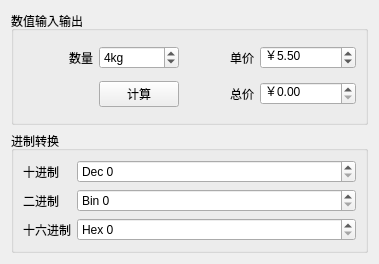
<?xml version="1.0" encoding="UTF-8"?>
<ui version="4.0">
 <class>Widget</class>
 <widget class="QWidget" name="Widget">
  <property name="geometry">
   <rect>
    <x>0</x>
    <y>0</y>
    <width>379</width>
    <height>264</height>
   </rect>
  </property>
  <property name="windowTitle">
   <string>Widget</string>
  </property>
  <layout class="QVBoxLayout" name="verticalLayout">
   <item>
    <widget class="QGroupBox" name="groupBox">
     <property name="title">
      <string>数值输入输出</string>
     </property>
     <layout class="QGridLayout" name="gridLayout">
      <item row="0" column="0">
       <widget class="QLabel" name="label">
        <property name="text">
         <string>数量</string>
        </property>
        <property name="alignment">
         <set>Qt::AlignRight|Qt::AlignTrailing|Qt::AlignVCenter</set>
        </property>
       </widget>
      </item>
      <item row="0" column="1">
       <widget class="QSpinBox" name="spinBox">
        <property name="suffix">
         <string>kg</string>
        </property>
        <property name="value">
         <number>4</number>
        </property>
       </widget>
      </item>
      <item row="0" column="2">
       <widget class="QLabel" name="label_2">
        <property name="text">
         <string>单价</string>
        </property>
        <property name="alignment">
         <set>Qt::AlignRight|Qt::AlignTrailing|Qt::AlignVCenter</set>
        </property>
       </widget>
      </item>
      <item row="0" column="3">
       <widget class="QDoubleSpinBox" name="doubleSpinBox">
        <property name="prefix">
         <string>￥</string>
        </property>
        <property name="value">
         <double>5.500000000000000</double>
        </property>
       </widget>
      </item>
      <item row="1" column="1">
       <widget class="QPushButton" name="pushButton">
        <property name="text">
         <string>计算</string>
        </property>
       </widget>
      </item>
      <item row="1" column="2">
       <widget class="QLabel" name="label_3">
        <property name="text">
         <string>总价</string>
        </property>
        <property name="alignment">
         <set>Qt::AlignRight|Qt::AlignTrailing|Qt::AlignVCenter</set>
        </property>
       </widget>
      </item>
      <item row="1" column="3">
       <widget class="QDoubleSpinBox" name="doubleSpinBox_2">
        <property name="prefix">
         <string>￥</string>
        </property>
        <property name="maximum">
         <double>9999999999.989999771118164</double>
        </property>
       </widget>
      </item>
     </layout>
    </widget>
   </item>
   <item>
    <widget class="QGroupBox" name="groupBox_2">
     <property name="title">
      <string>进制转换</string>
     </property>
     <layout class="QGridLayout" name="gridLayout_2">
      <item row="1" column="1">
       <widget class="QSpinBox" name="spinBox_3">
        <property name="sizePolicy">
         <sizepolicy hsizetype="Expanding" vsizetype="Fixed">
          <horstretch>0</horstretch>
          <verstretch>0</verstretch>
         </sizepolicy>
        </property>
        <property name="prefix">
         <string>Bin </string>
        </property>
        <property name="displayIntegerBase">
         <number>2</number>
        </property>
       </widget>
      </item>
      <item row="2" column="1">
       <widget class="QSpinBox" name="spinBox_4">
        <property name="sizePolicy">
         <sizepolicy hsizetype="Expanding" vsizetype="Fixed">
          <horstretch>0</horstretch>
          <verstretch>0</verstretch>
         </sizepolicy>
        </property>
        <property name="prefix">
         <string>Hex </string>
        </property>
        <property name="displayIntegerBase">
         <number>16</number>
        </property>
       </widget>
      </item>
      <item row="2" column="0">
       <widget class="QLabel" name="label_6">
        <property name="text">
         <string>十六进制</string>
        </property>
       </widget>
      </item>
      <item row="0" column="0">
       <widget class="QLabel" name="label_4">
        <property name="text">
         <string>十进制</string>
        </property>
       </widget>
      </item>
      <item row="0" column="1">
       <widget class="QSpinBox" name="spinBox_2">
        <property name="sizePolicy">
         <sizepolicy hsizetype="Expanding" vsizetype="Fixed">
          <horstretch>0</horstretch>
          <verstretch>0</verstretch>
         </sizepolicy>
        </property>
        <property name="prefix">
         <string>Dec </string>
        </property>
       </widget>
      </item>
      <item row="1" column="0">
       <widget class="QLabel" name="label_5">
        <property name="text">
         <string>二进制</string>
        </property>
       </widget>
      </item>
     </layout>
    </widget>
   </item>
  </layout>
 </widget>
 <resources/>
 <connections/>
</ui>
